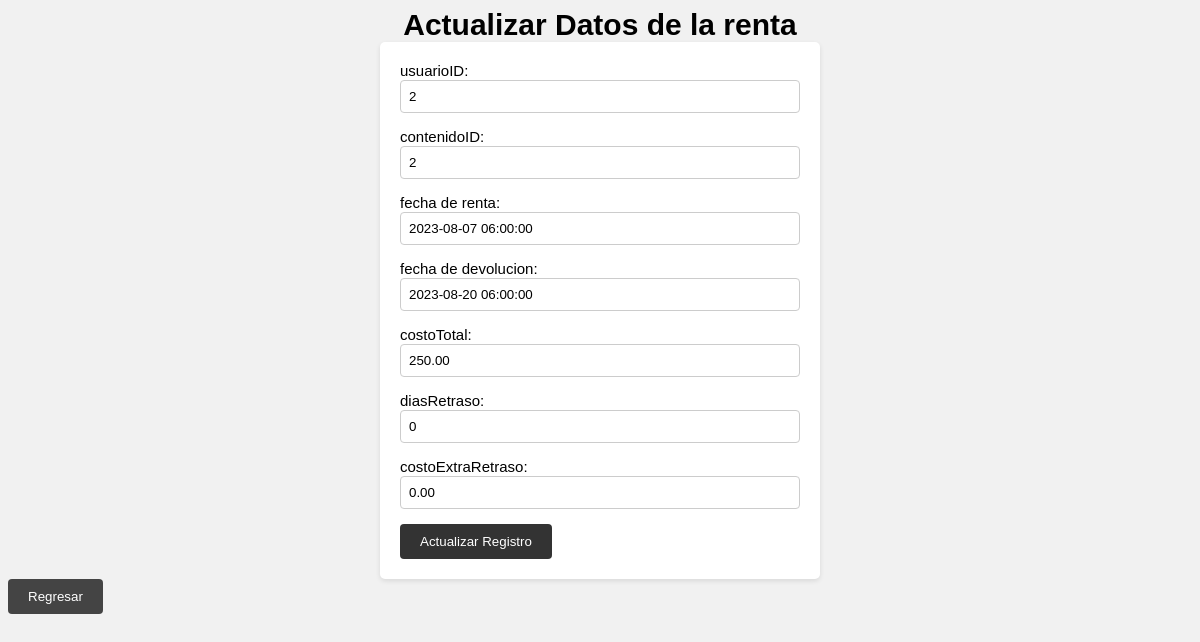
The app's page /views/admin/actualizar_renta.php?id=1 (signed in) with its own data.
### tables this page shows
CREATE TABLE `rentas` (
  `id` bigint unsigned NOT NULL AUTO_INCREMENT,
  `usuarioID` int DEFAULT NULL,
  `contenidoID` int DEFAULT NULL,
  `fechaRenta` timestamp NOT NULL,
  `fechaDevolucion` timestamp NULL DEFAULT NULL,
  `costoTotal` decimal(10,2) NOT NULL,
  `diasRetraso` int DEFAULT NULL,
  `costoExtraRetraso` decimal(10,2) DEFAULT NULL,
  PRIMARY KEY (`id`),
  UNIQUE KEY `id` (`id`)
);

### views/admin/actualizar_renta.php (the view, shortened to what this page needs)
<!DOCTYPE html>
<html>
<head>
    <link rel="stylesheet" href="../../css/actualizar.css">
</head>
<body>
    <h1>Actualizar Datos de la renta</h1>
    <?php
    require_once '../conexion.php';
    if ($conn) {
        $id = $_GET['id'];
        $sql = "SELECT * FROM rentas WHERE id = '$id'";
        $resultado = mysqli_query($conn, $sql);
        if ($resultado) {
            $row = mysqli_fetch_assoc($resultado);
            $usuarioID = $row['usuarioID'];
            $contenidoID = $row['contenidoID'];
            $fechaRenta = $row['fechaRenta'];
            $fechaDevolucion = $row['fechaDevolucion'];
            $costoTotal = $row['costoTotal'];
            $diasRetraso = $row['diasRetraso'];
            $costoExtraRetraso = $row['costoExtraRetraso'];
        }else {
            echo "Error al obtener los datos del registro: " . mysqli_error($conn);
        }
    } else {
        echo "Error al conectar a la base de datos.";
        exit();
    }
    ?>
    <div class="contenedor">
    <form method="POST" action="actualizar_registroRenta.php">
        <div class="campo">
        <label class="contenedor__texto" for="usuarioID">usuarioID:</label>
        <input class="contenedor__input" type="text" id="usuarioID" name="usuarioID" value="<?php echo $usuarioID; ?>" required>
        </div>
        <div class="campo">
        <label class="contenedor__texto" for="contenidoID">contenidoID:</label>
        <input class="contenedor__input" type="text" id="contenidoID" name="contenidoID" value="<?php echo $contenidoID; ?>" required>
        </div>
        <div class="campo">
        <label class="contenedor__texto" for="fechaRenta">fecha de renta:</label>
        <input class="contenedor__input" type="text" id="fechaRenta" name="fechaRenta" value="<?php echo $fechaRenta; ?>" required>
        </div>
        <div class="campo">
        <label class="contenedor__texto" for="fechaDevolucion">fecha de devolucion:</label>
        <input class="contenedor__input" type="text" id="fechaDevolucion" name="fechaDevolucion" value="<?php echo $fechaDevolucion; ?>" required>
        </div>
        <div class="campo">
        <label class="contenedor__texto" for="costoTotal">costoTotal:</label>
        <input class="contenedor__input" type="text" id="costoTotal" name="costoTotal" value="<?php echo $costoTotal; ?>" required>
        </div>
        <div class="campo">
        <label class="contenedor__texto" for="diasRetraso">diasRetraso:</label>
        <input class="contenedor__input" type="text" id="diasRetraso" name="diasRetraso" value="<?php echo $diasRetraso; ?>" required>
        </div>
        <div class="campo">
        <label class="contenedor__texto" for="costoExtraRetraso">costoExtraRetraso:</label>
        <input class="contenedor__input" type="text" id="costoExtraRetraso" name="costoExtraRetraso" value="<?php echo $costoExtraRetraso; ?>" required>
        </div>
        <input class="contenedor__boton" type="submit" value="Actualizar Registro">
    </form>
    </div>
    <button class="regresar" onclick="window.location.href='rentas.php'">Regresar</button>
</body>
</html>

### css/actualizar.css (style rules this page uses)
body { background-color: #f1f1f1; }
h1 { font-size: 30px; text-align: center; font-family: 'arial', cursive; margin: 0; padding: 0; }
.contenedor { background-color: white; padding: 20px; border-radius: 5px; box-shadow: 0 2px 5px rgba(0, 0, 0, 0.1); width: 400px; margin: 0 auto; }
label { font-size: 15px; font-family: Helvetica; }
.campo { display: block; margin-bottom: 15px; }
.contenedor__input { width: 100%; padding: 8px; border: 1px solid #ccc; border-radius: 4px; box-sizing: border-box; }
.contenedor__boton { background-color: #333; color: white; padding: 10px 20px; border: none; border-radius: 4px; cursor: pointer; }
.regresar { background-color: #444; color: white; padding: 10px 20px; border: none; border-radius: 4px; cursor: pointer; margin-bottom: 10px; }

### records on screen
rentas: usuarioID "2", contenidoID "2", fechaRenta "2023-08-07 06:00:00", fechaDevolucion "2023-08-20 06:00:00", costoTotal "250.00", diasRetraso "0", costoExtraRetraso "0.00"
